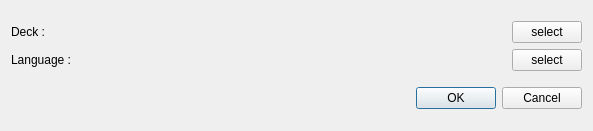
<?xml version="1.0" encoding="UTF-8"?>
<ui version="4.0">
 <class>Dialog</class>
 <widget class="QDialog" name="Dialog">
  <property name="geometry">
   <rect>
    <x>0</x>
    <y>0</y>
    <width>593</width>
    <height>131</height>
   </rect>
  </property>
  <property name="windowTitle">
   <string>Dialog</string>
  </property>
  <layout class="QGridLayout" name="gridLayout">
   <item row="1" column="0">
    <widget class="QDialogButtonBox" name="buttonBox">
     <property name="orientation">
      <enum>Qt::Horizontal</enum>
     </property>
     <property name="standardButtons">
      <set>QDialogButtonBox::Cancel|QDialogButtonBox::Ok</set>
     </property>
    </widget>
   </item>
   <item row="0" column="0">
    <layout class="QVBoxLayout" name="verticalLayout">
     <item>
      <layout class="QHBoxLayout" name="horizontalLayout">
       <item>
        <widget class="QLabel" name="label">
         <property name="sizePolicy">
          <sizepolicy hsizetype="Fixed" vsizetype="Preferred">
           <horstretch>0</horstretch>
           <verstretch>0</verstretch>
          </sizepolicy>
         </property>
         <property name="maximumSize">
          <size>
           <width>100</width>
           <height>16777215</height>
          </size>
         </property>
         <property name="text">
          <string>Deck : </string>
         </property>
        </widget>
       </item>
       <item>
        <widget class="QLabel" name="ql_deck">
         <property name="text">
          <string/>
         </property>
        </widget>
       </item>
       <item>
        <widget class="QPushButton" name="pb_deck">
         <property name="maximumSize">
          <size>
           <width>70</width>
           <height>16777215</height>
          </size>
         </property>
         <property name="text">
          <string>select</string>
         </property>
        </widget>
       </item>
      </layout>
     </item>
     <item>
      <layout class="QHBoxLayout" name="horizontalLayout_2">
       <item>
        <widget class="QLabel" name="label_2">
         <property name="sizePolicy">
          <sizepolicy hsizetype="Fixed" vsizetype="Preferred">
           <horstretch>0</horstretch>
           <verstretch>0</verstretch>
          </sizepolicy>
         </property>
         <property name="maximumSize">
          <size>
           <width>100</width>
           <height>16777215</height>
          </size>
         </property>
         <property name="text">
          <string>Language : </string>
         </property>
        </widget>
       </item>
       <item>
        <widget class="QLabel" name="ql_lang">
         <property name="text">
          <string/>
         </property>
        </widget>
       </item>
       <item>
        <widget class="QPushButton" name="pb_lang">
         <property name="maximumSize">
          <size>
           <width>70</width>
           <height>16777215</height>
          </size>
         </property>
         <property name="text">
          <string>select</string>
         </property>
        </widget>
       </item>
      </layout>
     </item>
    </layout>
   </item>
  </layout>
 </widget>
 <resources/>
 <connections>
  <connection>
   <sender>buttonBox</sender>
   <signal>accepted()</signal>
   <receiver>Dialog</receiver>
   <slot>accept()</slot>
   <hints>
    <hint type="sourcelabel">
     <x>248</x>
     <y>254</y>
    </hint>
    <hint type="destinationlabel">
     <x>157</x>
     <y>274</y>
    </hint>
   </hints>
  </connection>
  <connection>
   <sender>buttonBox</sender>
   <signal>rejected()</signal>
   <receiver>Dialog</receiver>
   <slot>reject()</slot>
   <hints>
    <hint type="sourcelabel">
     <x>316</x>
     <y>260</y>
    </hint>
    <hint type="destinationlabel">
     <x>286</x>
     <y>274</y>
    </hint>
   </hints>
  </connection>
 </connections>
</ui>
